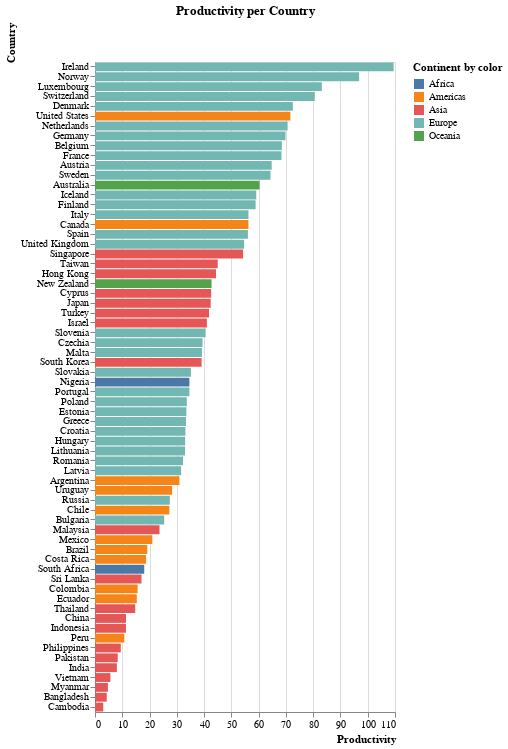

Notebook code for this chart:
### Code cell
alt.Chart(df).mark_bar().encode(
    y=alt.X('Country',
            sort='-x',
            axis=alt.Axis(title="Country", 
                          labelAngle=0,
                          titleAnchor="start")),
    x=alt.Y('Productivity', 
            axis=alt.Axis(title = "Productivity",
                          titleAnchor="end")),
                          color=alt.Color('Continent', legend=alt.Legend(title="Continent by color"))
).properties(
    title='Productivity per Country',
    width=300,
    height=650
)

### Figure 1 — Vega-Lite specification as saved in the notebook (floating-point values rounded to 4 significant figures)
{"config": {"view": {"continuousWidth": 400, "continuousHeight": 300}}, "data": {"name": "data-7e5e1d31b7d7dfe3b746d19bb1e7c61c"}, "mark": "bar", "encoding": {"color": {"field": "Continent", "legend": {"title": "Continent by color"}, "type": "nominal"}, "x": {"axis": {"title": "Productivity", "titleAnchor": "end"}, "field": "Productivity", "type": "quantitative"}, "y": {"axis": {"labelAngle": 0, "title": "Country", "titleAnchor": "start"}, "field": "Country", "sort": "-x", "type": "nominal"}}, "height": 650, "title": "Productivity per Country", "width": 300, "$schema": "https://vega.github.io/schema/vega-lite/v4.17.0.json", "datasets": {"data-7e5e1d31b7d7dfe3b746d19bb1e7c61c": [{"Continent": "Americas", "Country": "Argentina", "Code": "ARG", "Year": 2017, "Ø working hours": 1692.0, "GDP": 23270.0, "Population": 44054616, "Gini coefficient": 0.3408, "Life satisfaction": 6.086, "Productivity": 30.96, "Health expenditure": 2470.0}, {"Continent": "Oceania", "Country": "Australia", "Code": "AUS", "Year": 2017, "Ø working hours": 1731.0, "GDP": 52540.0, "Population": 24590336, "Gini coefficient": 0.3408, "Life satisfaction": 7.234, "Productivity": 60.34, "Health expenditure": 4716.0}, {"Continent": "Europe", "Country": "Austria", "Code": "AUT", "Year": 2017, "Ø working hours": 1613.0, "GDP": 51950.0, "Population": 8797497, "Gini coefficient": 0.2974, "Life satisfaction": 7.195, "Productivity": 64.78, "Health expenditure": 5641.0}, {"Continent": "Asia", "Country": "Bangladesh", "Code": "BGD", "Year": 2017, "Ø working hours": 2232.0, "GDP": 4113.0, "Population": 161793968, "Gini coefficient": 0.3408, "Life satisfaction": 5.114, "Productivity": 4.308, "Health expenditure": 101.2}, {"Continent": "Europe", "Country": "Belgium", "Code": "BEL", "Year": 2017, "Ø working hours": 1544.0, "GDP": 45150.0, "Population": 11384491, "Gini coefficient": 0.2739, "Life satisfaction": 6.772, "Productivity": 68.52, "Health expenditure": 5450.0}, {"Continent": "Americas", "Country": "Brazil", "Code": "BRA", "Year": 2017, "Ø working hours": 1709.0, "GDP": 14280.0, "Population": 208504960, "Gini coefficient": 0.5333, "Life satisfaction": 6.451, "Productivity": 19.19, "Health expenditure": 1376.0}, {"Continent": "Europe", "Country": "Bulgaria", "Code": "BGR", "Year": 2017, "Ø working hours": 1644.0, "GDP": 19580.0, "Population": 7182430, "Gini coefficient": 0.4038, "Life satisfaction": 5.108, "Productivity": 25.39, "Health expenditure": 1608.0}, {"Continent": "Asia", "Country": "Cambodia", "Code": "KHM", "Year": 2017, "Ø working hours": 2456.0, "GDP": 3951.0, "Population": 15830694, "Gini coefficient": 0.3408, "Life satisfaction": 4.998, "Productivity": 3.023, "Health expenditure": 224.8}, {"Continent": "Americas", "Country": "Canada", "Code": "CAN", "Year": 2017, "Ø working hours": 1696.0, "GDP": 48900.0, "Population": 36554344, "Gini coefficient": 0.3331, "Life satisfaction": 7.109, "Productivity": 56.26, "Health expenditure": 5209.0}, {"Continent": "Americas", "Country": "Chile", "Code": "CHL", "Year": 2017, "Ø working hours": 1974.0, "GDP": 22860.0, "Population": 18368582, "Gini coefficient": 0.4444, "Life satisfaction": 5.942, "Productivity": 27.26, "Health expenditure": 2219.0}, {"Continent": "Asia", "Country": "China", "Code": "CHN", "Year": 2017, "Ø working hours": 2174.0, "GDP": 13850.0, "Population": 1410275968, "Gini coefficient": 0.3908, "Life satisfaction": 5.144, "Productivity": 11.36, "Health expenditure": 706.4}, {"Continent": "Americas", "Country": "Colombia", "Code": "COL", "Year": 2017, "Ø working hours": 1998.0, "GDP": 13430.0, "Population": 48351668, "Gini coefficient": 0.4972, "Life satisfaction": 6.35, "Productivity": 15.63, "Health expenditure": 1088.0}, {"Continent": "Americas", "Country": "Costa Rica", "Code": "CRI", "Year": 2017, "Ø working hours": 2212.0, "GDP": 18130.0, "Population": 4993849, "Gini coefficient": 0.4835, "Life satisfaction": 6.998, "Productivity": 18.73, "Health expenditure": 1440.0}, {"Continent": "Europe", "Country": "Croatia", "Code": "HRV", "Year": 2017, "Ø working hours": 1835.0, "GDP": 25360.0, "Population": 4192468, "Gini coefficient": 0.3035, "Life satisfaction": 5.626, "Productivity": 33.16, "Health expenditure": 1804.0}, {"Continent": "Asia", "Country": "Cyprus", "Code": "CYP", "Year": 2017, "Ø working hours": 1784.0, "GDP": 31250.0, "Population": 1208527, "Gini coefficient": 0.3142, "Life satisfaction": 6.137, "Productivity": 42.59, "Health expenditure": 2533.0}, {"Continent": "Europe", "Country": "Czechia", "Code": "CZE", "Year": 2017, "Ø working hours": 1776.0, "GDP": 35580.0, "Population": 10531315, "Gini coefficient": 0.2485, "Life satisfaction": 6.242, "Productivity": 39.42, "Health expenditure": 2786.0}, {"Continent": "Europe", "Country": "Denmark", "Code": "DNK", "Year": 2017, "Ø working hours": 1400.0, "GDP": 51670.0, "Population": 5737286, "Gini coefficient": 0.2875, "Life satisfaction": 7.693, "Productivity": 72.54, "Health expenditure": 5573.0}, {"Continent": "Americas", "Country": "Ecuador", "Code": "ECU", "Year": 2017, "Ø working hours": 1701.0, "GDP": 11410.0, "Population": 16696947, "Gini coefficient": 0.4467, "Life satisfaction": 5.809, "Productivity": 15.32, "Health expenditure": 863.0}, {"Continent": "Europe", "Country": "Estonia", "Code": "EST", "Year": 2017, "Ø working hours": 1857.0, "GDP": 30980.0, "Population": 1317550, "Gini coefficient": 0.3036, "Life satisfaction": 6.035, "Productivity": 33.49, "Health expenditure": 2242.0}, {"Continent": "Europe", "Country": "Finland", "Code": "FIN", "Year": 2017, "Ø working hours": 1659.0, "GDP": 43830.0, "Population": 5508146, "Gini coefficient": 0.2738, "Life satisfaction": 7.78, "Productivity": 58.88, "Health expenditure": 4339.0}, {"Continent": "Europe", "Country": "France", "Code": "FRA", "Year": 2017, "Ø working hours": 1514.0, "GDP": 42820.0, "Population": 64144092, "Gini coefficient": 0.3163, "Life satisfaction": 6.69, "Productivity": 68.37, "Health expenditure": 5060.0}, {"Continent": "Europe", "Country": "Germany", "Code": "DEU", "Year": 2017, "Ø working hours": 1354.0, "GDP": 51250.0, "Population": 82624368, "Gini coefficient": 0.312, "Life satisfaction": 7.035, "Productivity": 69.85, "Health expenditure": 6028.0}, {"Continent": "Europe", "Country": "Greece", "Code": "GRC", "Year": 2017, "Ø working hours": 2017.0, "GDP": 26480.0, "Population": 10692230, "Gini coefficient": 0.3435, "Life satisfaction": 5.952, "Productivity": 33.36, "Health expenditure": 2326.0}, {"Continent": "Asia", "Country": "Hong Kong", "Code": "HKG", "Year": 2017, "Ø working hours": 2186.0, "GDP": 49930.0, "Population": 7461508, "Gini coefficient": 0.3408, "Life satisfaction": 5.659, "Productivity": 44.37, "Health expenditure": 2230.0}, {"Continent": "Europe", "Country": "Hungary", "Code": "HUN", "Year": 2017, "Ø working hours": 1937.0, "GDP": 26910.0, "Population": 9788940, "Gini coefficient": 0.3058, "Life satisfaction": 6.0, "Productivity": 33.06, "Health expenditure": 1989.0}, {"Continent": "Europe", "Country": "Iceland", "Code": "ISL", "Year": 2017, "Ø working hours": 1493.0, "GDP": 49840.0, "Population": 343641, "Gini coefficient": 0.2613, "Life satisfaction": 7.533, "Productivity": 59.13, "Health expenditure": 4763.0}, {"Continent": "Asia", "Country": "India", "Code": "IND", "Year": 2017, "Ø working hours": 2117.0, "GDP": 6188.0, "Population": 1354195712, "Gini coefficient": 0.3594, "Life satisfaction": 3.249, "Productivity": 8.01, "Health expenditure": 181.5}, {"Continent": "Asia", "Country": "Indonesia", "Code": "IDN", "Year": 2017, "Ø working hours": 2024.0, "GDP": 10640.0, "Population": 264498848, "Gini coefficient": 0.3879, "Life satisfaction": 5.347, "Productivity": 11.35, "Health expenditure": 317.6}, {"Continent": "Europe", "Country": "Ireland", "Code": "IRL", "Year": 2017, "Ø working hours": 1746.0, "GDP": 86810.0, "Population": 4771860, "Gini coefficient": 0.3136, "Life satisfaction": 7.255, "Productivity": 109.5, "Health expenditure": 5583.0}, {"Continent": "Asia", "Country": "Israel", "Code": "ISR", "Year": 2017, "Ø working hours": 1921.0, "GDP": 38980.0, "Population": 8309256, "Gini coefficient": 0.382, "Life satisfaction": 7.332, "Productivity": 41.02, "Health expenditure": 2992.0}, {"Continent": "Europe", "Country": "Italy", "Code": "ITA", "Year": 2017, "Ø working hours": 1723.0, "GDP": 40160.0, "Population": 60004024, "Gini coefficient": 0.3593, "Life satisfaction": 6.445, "Productivity": 56.27, "Health expenditure": 3617.0}, {"Continent": "Asia", "Country": "Japan", "Code": "JPN", "Year": 2017, "Ø working hours": 1738.0, "GDP": 39600.0, "Population": 126662464, "Gini coefficient": 0.3408, "Life satisfaction": 5.908, "Productivity": 42.42, "Health expenditure": 4398.0}, {"Continent": "Europe", "Country": "Latvia", "Code": "LVA", "Year": 2017, "Ø working hours": 1875.0, "GDP": 27160.0, "Population": 1954861, "Gini coefficient": 0.3557, "Life satisfaction": 5.97, "Productivity": 31.57, "Health expenditure": 1704.0}, {"Continent": "Europe", "Country": "Lithuania", "Code": "LTU", "Year": 2017, "Ø working hours": 1844.0, "GDP": 29830.0, "Population": 2904452, "Gini coefficient": 0.3729, "Life satisfaction": 6.064, "Productivity": 32.99, "Health expenditure": 2178.0}, {"Continent": "Europe", "Country": "Luxembourg", "Code": "LUX", "Year": 2017, "Ø working hours": 1519.0, "GDP": 90600.0, "Population": 596290, "Gini coefficient": 0.3452, "Life satisfaction": 7.404, "Productivity": 83.17, "Health expenditure": 5981.0}, {"Continent": "Asia", "Country": "Malaysia", "Code": "MYS", "Year": 2017, "Ø working hours": 2238.0, "GDP": 24160.0, "Population": 31975812, "Gini coefficient": 0.3408, "Life satisfaction": 5.428, "Productivity": 23.65, "Health expenditure": 987.6}, {"Continent": "Europe", "Country": "Malta", "Code": "MLT", "Year": 2017, "Ø working hours": 2040.0, "GDP": 35150.0, "Population": 479507, "Gini coefficient": 0.2923, "Life satisfaction": 6.733, "Productivity": 39.22, "Health expenditure": 3873.0}, {"Continent": "Americas", "Country": "Mexico", "Code": "MEX", "Year": 2017, "Ø working hours": 2255.0, "GDP": 18940.0, "Population": 122839256, "Gini coefficient": 0.3408, "Life satisfaction": 6.432, "Productivity": 21.02, "Health expenditure": 1076.0}, {"Continent": "Asia", "Country": "Myanmar", "Code": "MMR", "Year": 2017, "Ø working hours": 2438.0, "GDP": 4763.0, "Population": 52288344, "Gini coefficient": 0.307, "Life satisfaction": 4.434, "Productivity": 4.735, "Health expenditure": 214.6}, {"Continent": "Europe", "Country": "Netherlands", "Code": "NLD", "Year": 2017, "Ø working hours": 1430.0, "GDP": 54230.0, "Population": 17207204, "Gini coefficient": 0.2854, "Life satisfaction": 7.425, "Productivity": 70.62, "Health expenditure": 5603.0}, {"Continent": "Oceania", "Country": "New Zealand", "Code": "NZL", "Year": 2017, "Ø working hours": 1752.0, "GDP": 39730.0, "Population": 4746253, "Gini coefficient": 0.3408, "Life satisfaction": 7.205, "Productivity": 42.74, "Health expenditure": 3876.0}, {"Continent": "Africa", "Country": "Nigeria", "Code": "NGA", "Year": 2017, "Ø working hours": 1827.0, "GDP": 5061.0, "Population": 193495904, "Gini coefficient": 0.3408, "Life satisfaction": 4.356, "Productivity": 34.62, "Health expenditure": 194.8}, {"Continent": "Europe", "Country": "Norway", "Code": "NOR", "Year": 2017, "Ø working hours": 1417.0, "GDP": 69600.0, "Population": 5277396, "Gini coefficient": 0.2699, "Life satisfaction": 7.442, "Productivity": 96.85, "Health expenditure": 6631.0}, {"Continent": "Asia", "Country": "Pakistan", "Code": "PAK", "Year": 2017, "Ø working hours": 2096.0, "GDP": 4744.0, "Population": 216379648, "Gini coefficient": 0.3408, "Life satisfaction": 4.443, "Productivity": 8.322, "Health expenditure": 132.7}, {"Continent": "Americas", "Country": "Peru", "Code": "PER", "Year": 2017, "Ø working hours": 1932.0, "GDP": 11960.0, "Population": 31605488, "Gini coefficient": 0.4329, "Life satisfaction": 5.999, "Productivity": 10.75, "Health expenditure": 624.0}, {"Continent": "Asia", "Country": "Philippines", "Code": "PHL", "Year": 2017, "Ø working hours": 2149.0, "GDP": 7858.0, "Population": 106738496, "Gini coefficient": 0.3408, "Life satisfaction": 6.268, "Productivity": 9.45, "Health expenditure": 321.6}, {"Continent": "Europe", "Country": "Poland", "Code": "POL", "Year": 2017, "Ø working hours": 2028.0, "GDP": 29050.0, "Population": 38532816, "Gini coefficient": 0.303, "Life satisfaction": 6.242, "Productivity": 33.66, "Health expenditure": 1972.0}, {"Continent": "Europe", "Country": "Portugal", "Code": "PRT", "Year": 2017, "Ø working hours": 1863.0, "GDP": 30430.0, "Population": 10307528, "Gini coefficient": 0.338, "Life satisfaction": 6.095, "Productivity": 34.62, "Health expenditure": 3072.0}, {"Continent": "Europe", "Country": "Romania", "Code": "ROU", "Year": 2017, "Ø working hours": 1806.0, "GDP": 25420.0, "Population": 19698852, "Gini coefficient": 0.3602, "Life satisfaction": 6.13, "Productivity": 32.27, "Health expenditure": 1399.0}, {"Continent": "Europe", "Country": "Russia", "Code": "RUS", "Year": 2017, "Ø working hours": 1974.0, "GDP": 26800.0, "Population": 145452544, "Gini coefficient": 0.3724, "Life satisfaction": 5.441, "Productivity": 27.45, "Health expenditure": 1406.0}, {"Continent": "Asia", "Country": "Singapore", "Code": "SGP", "Year": 2017, "Ø working hours": 2238.0, "GDP": 81440.0, "Population": 5764489, "Gini coefficient": 0.3408, "Life satisfaction": 6.378, "Productivity": 54.3, "Health expenditure": 4091.0}, {"Continent": "Europe", "Country": "Slovakia", "Code": "SVK", "Year": 2017, "Ø working hours": 1745.0, "GDP": 26470.0, "Population": 5439418, "Gini coefficient": 0.2324, "Life satisfaction": 6.243, "Productivity": 35.17, "Health expenditure": 2038.0}, {"Continent": "Europe", "Country": "Slovenia", "Code": "SVN", "Year": 2017, "Ø working hours": 1655.0, "GDP": 31590.0, "Population": 2098396, "Gini coefficient": 0.2422, "Life satisfaction": 6.665, "Productivity": 40.55, "Health expenditure": 2998.0}, {"Continent": "Africa", "Country": "South Africa", "Code": "ZAF", "Year": 2017, "Ø working hours": 2209.0, "GDP": 12740.0, "Population": 56641208, "Gini coefficient": 0.3408, "Life satisfaction": 5.035, "Productivity": 18.05, "Health expenditure": 1108.0}, {"Continent": "Asia", "Country": "South Korea", "Code": "KOR", "Year": 2017, "Ø working hours": 2063.0, "GDP": 40880.0, "Population": 51511640, "Gini coefficient": 0.3408, "Life satisfaction": 5.903, "Productivity": 39.08, "Health expenditure": 2926.0}, {"Continent": "Europe", "Country": "Spain", "Code": "ESP", "Year": 2017, "Ø working hours": 1686.0, "GDP": 38930.0, "Population": 46584168, "Gini coefficient": 0.3465, "Life satisfaction": 6.457, "Productivity": 56.06, "Health expenditure": 3557.0}, {"Continent": "Asia", "Country": "Sri Lanka", "Code": "LKA", "Year": 2017, "Ø working hours": 1924.0, "GDP": 12730.0, "Population": 21506816, "Gini coefficient": 0.3408, "Life satisfaction": 4.213, "Productivity": 17.05, "Health expenditure": 459.2}, {"Continent": "Europe", "Country": "Sweden", "Code": "SWE", "Year": 2017, "Ø working hours": 1609.0, "GDP": 52030.0, "Population": 10058191, "Gini coefficient": 0.2877, "Life satisfaction": 7.398, "Productivity": 64.34, "Health expenditure": 5656.0}, {"Continent": "Europe", "Country": "Switzerland", "Code": "CHE", "Year": 2017, "Ø working hours": 1590.0, "GDP": 73620.0, "Population": 8451688, "Gini coefficient": 0.3268, "Life satisfaction": 7.694, "Productivity": 80.59, "Health expenditure": 7990.0}, {"Continent": "Asia", "Country": "Taiwan", "Code": "TWN", "Year": 2017, "Ø working hours": 1990.0, "GDP": 45380.0, "Population": 23665028, "Gini coefficient": 0.3408, "Life satisfaction": 6.537, "Productivity": 45.0, "Health expenditure": 2230.0}, {"Continent": "Asia", "Country": "Thailand", "Code": "THA", "Year": 2017, "Ø working hours": 2185.0, "GDP": 16670.0, "Population": 70898208, "Gini coefficient": 0.3653, "Life satisfaction": 6.022, "Productivity": 14.75, "Health expenditure": 669.6}, {"Continent": "Asia", "Country": "Turkey", "Code": "TUR", "Year": 2017, "Ø working hours": 1832.0, "GDP": 26610.0, "Population": 82089824, "Gini coefficient": 0.4141, "Life satisfaction": 4.872, "Productivity": 41.8, "Health expenditure": 1167.0}, {"Continent": "Europe", "Country": "United Kingdom", "Code": "GBR", "Year": 2017, "Ø working hours": 1670.0, "GDP": 44090.0, "Population": 66064808, "Gini coefficient": 0.3515, "Life satisfaction": 7.157, "Productivity": 54.68, "Health expenditure": 4516.0}, {"Continent": "Americas", "Country": "United States", "Code": "USA", "Year": 2017, "Ø working hours": 1757.0, "GDP": 60120.0, "Population": 329791232, "Gini coefficient": 0.4118, "Life satisfaction": 6.944, "Productivity": 71.64, "Health expenditure": 10100.0}, {"Continent": "Americas", "Country": "Uruguay", "Code": "URY", "Year": 2017, "Ø working hours": 1552.0, "GDP": 20620.0, "Population": 3422205, "Gini coefficient": 0.3946, "Life satisfaction": 6.6, "Productivity": 28.3, "Health expenditure": 2030.0}, {"Continent": "Asia", "Country": "Vietnam", "Code": "VNM", "Year": 2017, "Ø working hours": 2170.0, "GDP": 6842.0, "Population": 94033048, "Gini coefficient": 0.3408, "Life satisfaction": 5.467, "Productivity": 5.653, "Health expenditure": 424.0}]}}
